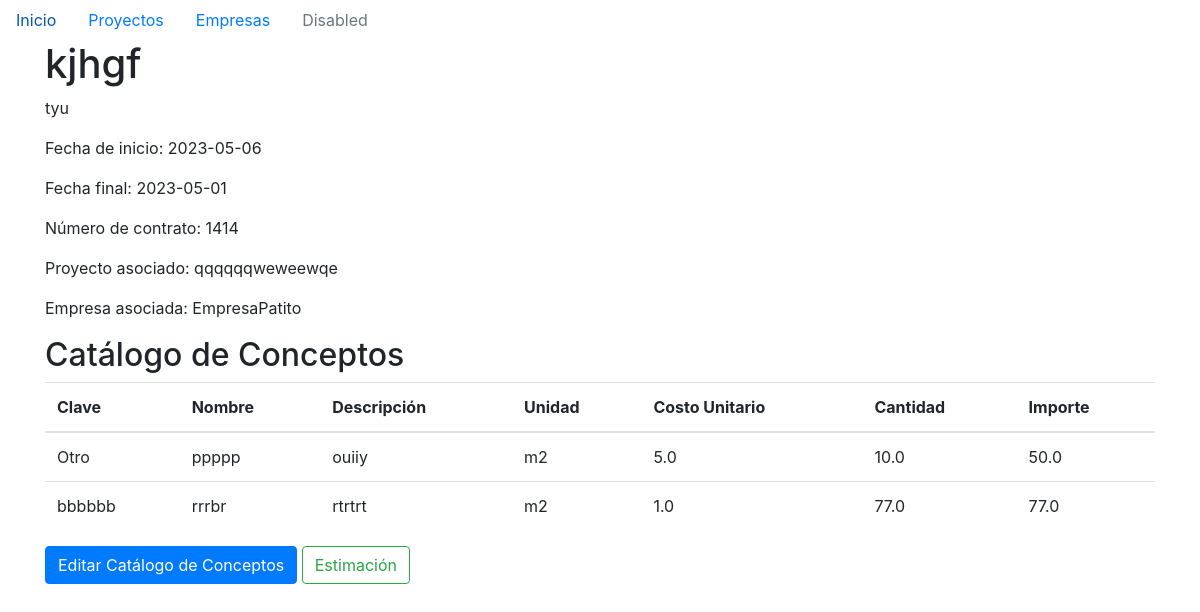
The app's page /proyecto/detalles/2/frente/1, older data.
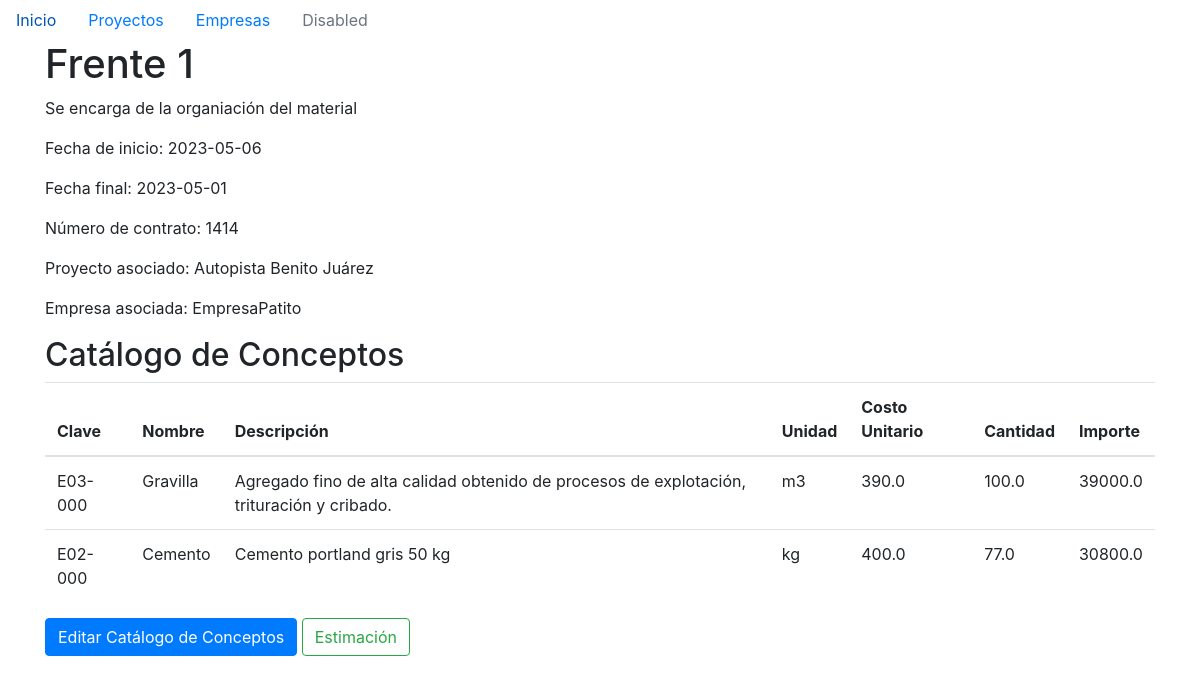
The same page, newer data.
### models/frente.py (models this page shows)
class Frente(db.Model):
    id = db.Column(db.Integer, primary_key=True)
    nombre = db.Column(db.String(100), nullable=False)
    descripcion = db.Column(db.String(200), nullable=False)
    fecha_inicio = db.Column(db.Date, nullable=False)
    no_contrato = db.Column(db.String(50), nullable=False)
    fecha_final = db.Column(db.Date, nullable=False)
    proyecto_id = db.Column(db.Integer, db.ForeignKey('proyecto.id'), nullable=False)
    proyecto = db.relationship('Proyecto', backref=db.backref('frentes', lazy=True))
    catalogos_relacionados = db.relationship('Catalogo', backref='frente', lazy=True)
    empresa_id = db.Column(db.Integer, db.ForeignKey('empresa.id'), nullable=False)
    empresa = db.relationship('Empresa', backref=db.backref('frentes', lazy=True))

### models/proyecto.py (models this page shows)
class Proyecto(db.Model):
    id = db.Column(db.Integer, primary_key= True, autoincrement=True)
    nombre = db.Column(db.String(100), nullable=False, unique=True)
    descripcion = db.Column(db.String(200))
    fecha_inicio = db.Column(db.Date, nullable=False)
    fecha_final = db.Column(db.Date, nullable=False)

### models/empresa.py (models this page shows)
class Empresa(db.Model):
    id = db.Column(db.Integer, primary_key=True)
    nombre = db.Column(db.String(50), nullable=False)
    razon_social = db.Column(db.String(50), nullable=False)
    rfc = db.Column(db.String(15), nullable=False)
    numero_iva = db.Column(db.String(20), nullable=False)
    cmic= db.Column(db.String(20), nullable=False)

### models/catalogo.py (models this page shows)
class Catalogo(db.Model):
    id = db.Column(db.Integer, primary_key=True)
    clave = db.Column(db.String(50), nullable=False)
    nombre = db.Column(db.String(100), nullable=False)
    descripcion = db.Column(db.String(200), nullable=False)
    unidad = db.Column(db.String(50), nullable=False)
    costo_unitario = db.Column(db.Float, nullable=False)
    cantidad = db.Column(db.Float, nullable=False)
    importe = db.Column(db.Float, nullable=False)
    frente_id = db.Column(db.Integer, db.ForeignKey('frente.id'), nullable=False)

### main.py (the view)
@app.route('/proyecto/detalles/<int:proyecto_id>/frente/<int:frente_id>')
def detalle_frente(proyecto_id, frente_id):
    proyecto = db.session.query(Proyecto).get(proyecto_id)
    frente = db.session.query(Frente).get(frente_id)
    catalogos = db.session.query(Catalogo).filter_by(frente_id=frente_id).all()
    empresa = db.session.query(Empresa).get(frente.empresa_id)
    return render_template('detalle_frente.html', frente=frente, proyecto=proyecto, catalogos=catalogos, empresa=empresa)

### templates/detalle_frente.html (shortened to what this page needs)
{% extends 'base.html' %}
{% block content %}
<h1>{{ frente.nombre }}</h1>
<p>{{ frente.descripcion }}</p>
<p>Fecha de inicio: {{ frente.fecha_inicio }}</p>
<p>Fecha final: {{ frente.fecha_final }}</p>
<p>Número de contrato: {{ frente.no_contrato}}</p>
<p>Proyecto asociado: {{ frente.proyecto.nombre }}</p>
<p>Empresa asociada: {{ frente.empresa.nombre }}</p>
<h2>Catálogo de Conceptos</h2>
<table class="table">
    <thead>
      <tr>
        <th>Clave</th>
        <th>Nombre</th>
        <th>Descripción</th>
        <th>Unidad</th>
        <th>Costo Unitario</th>
        <th>Cantidad</th>
        <th>Importe</th>
      </tr>
    </thead>
    <tbody>
      {% for concepto in frente.catalogos_relacionados%}
        <tr>
          <td>{{ concepto.clave }}</td>
          <td>{{ concepto.nombre }}</td>
          <td>{{ concepto.descripcion }}</td>
          <td>{{ concepto.unidad }}</td>
          <td>{{ concepto.costo_unitario }}</td>
          <td>{{ concepto.cantidad }}</td>
          <td>{{ concepto.importe }}</td>
        </tr>
      {% endfor %}
    </tbody>
  </table>
<a href="/registro/catalogo/{{frente.id}}" class="btn btn-primary">Editar Catálogo de Conceptos</a>
<a href="/proyecto/{{proyecto.id}}/frente/{{frente.id}}/estimacion" class="btn btn-outline-success ">Estimación</a>
{% endblock %}

### templates/base.html (shortened to what this page needs)
<!DOCTYPE html>
<html lang="en">
<head>
  <link rel="stylesheet" href="{{ url_for('static', filename='style.css') }}">
  <link rel="stylesheet" href="https://cdn.jsdelivr.net/npm/bootstrap@4.3.1/dist/css/bootstrap.min.css">
</head>
<body>
  {% include 'navbar.html' %}
  <div class="container">
    {% block content %}{% endblock %}
</body>
</html>

### templates/navbar.html
  <ul class="nav">
    <li class="nav-item">
      <a class="nav-link active" href="/">Inicio</a>
    </li>
    <li class="nav-item">
      <a class="nav-link" href="/proyectos">Proyectos</a>
    </li>
    <li class="nav-item">
      <a class="nav-link" href="/empresas">Empresas</a>
    </li>
    <li class="nav-item">
      <a class="nav-link disabled" href="#" tabindex="-1" aria-disabled="true">Disabled</a>
    </li>
  </ul>

Row changes from the older to the newer data that the page shows:
removed Catalogo: clave "Otro", nombre "ppppp", descripcion "ouiiy", unidad "m2", costo_unitario "5.0", cantidad "10.0", importe "50.0"
changed Frente: nombre "kjhgf" → "Frente 1"; descripcion "tyu" → "Se encarga de la organiación del material"
changed Proyecto: proyecto.nombre "qqqqqqweweewqe" → "Autopista Benito Juárez"
added Catalogo: clave "E03-000", nombre "Gravilla", descripcion "Agregado fino de alta calidad obtenido de procesos de explotación, trituración y cribado.", unidad "m3", costo_unitario "390.0", cantidad "100.0", importe "39000.0"
changed Catalogo: clave "bbbbbb" → "E02-000"; nombre "rrrbr" → "Cemento"; descripcion "rtrtrt" → "Cemento portland gris 50 kg"; unidad "m2" → "kg"; costo_unitario "1.0" → "400.0"; importe "77.0" → "30800.0"
